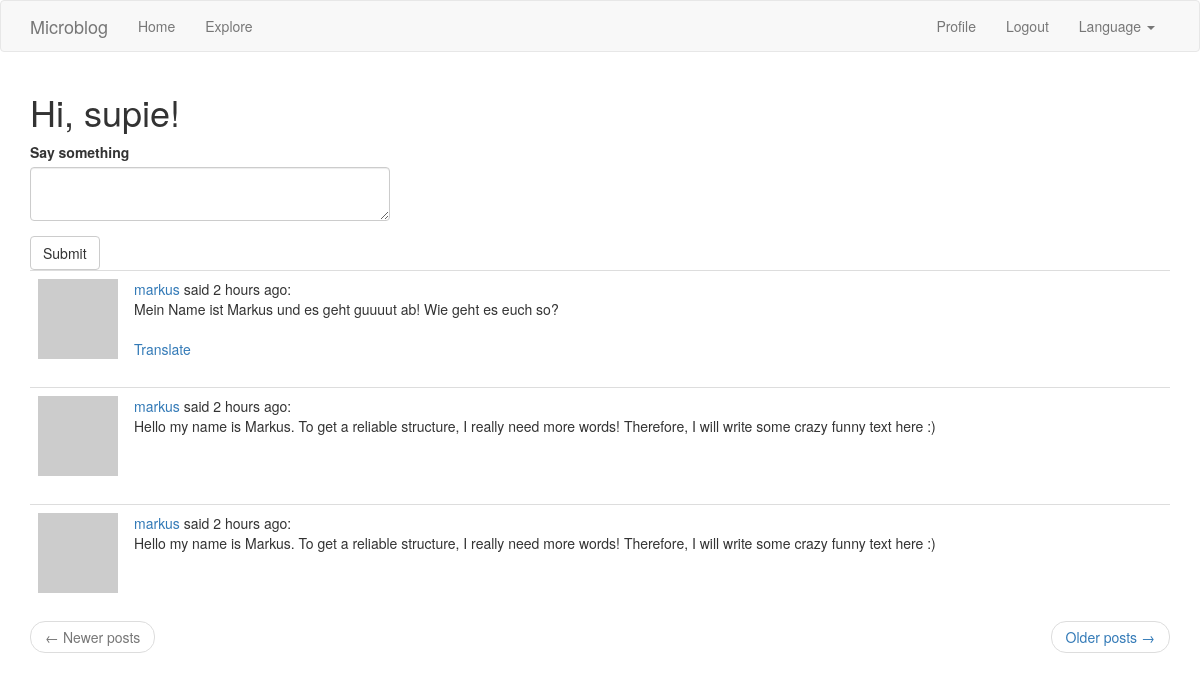
The page /index (signed in) on the database its author committed.
### models.py (models this page shows, shortened)
class User(UserMixin, db.Model):
    id = db.Column(db.Integer, primary_key=True)
    username = db.Column(db.String(64), index=True, unique=True)
    email = db.Column(db.String(120), index=True, unique=True)
    password_hash = db.Column(db.String(128))
    posts = db.relationship('Post', backref='author', lazy='dynamic')
    about_me = db.Column(db.String(140))
    last_seen = db.Column(db.DateTime, default=datetime.utcnow)
    followed = db.relationship(
        'User',
        secondary=followers,
        primaryjoin=(followers.c.follower_id == id),
        secondaryjoin=(followers.c.followed_id == id),
        backref=db.backref('followers', lazy='dynamic'),
        lazy='dynamic'
        )
    def avatar(self, size):
        digest = md5(self.email.lower().encode('utf-8')).hexdigest()
        return 'https://www.gravatar.com/avatar/{}?d=identicon&s={}'.format(digest, size)
    def followed_posts(self):
        followed = Post.query.join(
            followers,
            (followers.c.followed_id == Post.user_id)
            ).filter(
                followers.c.follower_id == self.id
                )
        own = Post.query.filter_by(user_id=self.id)
        return followed.union(own).order_by(Post.timestamp.desc())

class Post(db.Model):
    id = db.Column(db.Integer, primary_key=True)
    body = db.Column(db.String(140))
    language = db.Column(db.String(5))
    timestamp = db.Column(db.DateTime, index=True, default=datetime.utcnow)
    user_id = db.Column(db.Integer, db.ForeignKey('user.id'))

### routes.py (the view, shortened to what this page needs)
@app.route('/', methods=['GET', 'POST'])
@app.route('/index', methods=['GET', 'POST'])
@login_required
def index():
    form = PostForm()
    page = request.args.get('page', 1, type=int)
    posts = current_user.followed_posts().paginate(
        page,
        app.config['POSTS_PER_PAGE'],
        False
        )
    if posts.has_next:
        next_url = url_for('index', page=posts.next_num)
    else:
        next_url = None
    if posts.has_prev:
        prev_url = url_for('index', page=posts.prev_num)
    else:
        prev_url = None
    return render_template('index.html', title=_('Home Page'), posts=posts.items, form=form, next_url=next_url, prev_url=prev_url)

### forms.py
class PostForm(FlaskForm):
    post = TextAreaField(_l('Say something'), validators=[DataRequired(), Length(min=1, max=140)])
    submit = SubmitField(_l('Submit'))

### models.py (called while the page is built)
@login.user_loader
def load_user(this_id):
    return User.query.get(int(this_id))

### routes.py (called while the page is built)
@app.before_request
def before_request():
    if current_user.is_authenticated:
        current_user.last_seen = datetime.utcnow()
        db.session.commit()
    g.locale = str(get_locale())

### templates/index.html
{% extends "base.html" %}
{% import 'bootstrap/wtf.html' as wtf %}
{% block app_content %}
    <h1> {{ _('Hi') }}, {{ current_user.username }}!</h1>
    {% if form %}
    <div class="row">
        <div class="col-md-4">
            {{ wtf.quick_form(form) }}
        </div>
    </div>
    {% endif %}
    {% for post in posts %}
        {% include '_post.html' %}
    {% endfor %}
    <nav aria-label="...">
        <ul class="pager">
            <li class="previous{% if not prev_url %} disabled{% endif %}">
                <a href="{{ prev_url or '#' }}">
                    <span aria-hidden="true">&larr;</span> {{ _('Newer posts') }}
                </a>
            </li>
            <li class="next{% if not next_url %} disabled{% endif %}">
                <a href="{{ next_url or '#' }}">
                    {{ _('Older posts') }} <span aria-hidden="true">&rarr;</span>
                </a>
            </li>
        </ul>
    </nav>
{% endblock %}

### templates/_post.html (shortened to what this page needs)
<table class="table table-hover">
    <tr>
        <td width="70px">
            <a href="{{ url_for('user', username=post.author.username) }}">
                <img src="{{ post.author.avatar(70) }}" />
            </a>
        </td>
        <td>
            {{ _('%(username)s said %(when)s', username=user_link, when=moment(post.timestamp).fromNow()) }}:
            <br>
            <span id="post{{ post.id }}">{{ post.body }}</span>
            {% if post.language and post.language != g.locale %}
            <br><br>
            <span id="translation{{ post.id }}">
                <a href="javascript:translate(
                    '#post{{ post.id }}',
                    '#translation{{ post.id }}',
                    '{{ post.language }}',
                    '{{ g.locale }}');">{{ _('Translate') }}</a>
            </span>
            {% endif %}
        </td>
    </tr>
</table>

### rows shown on the page
User: username "supie"
Post: body "Mein Name ist Markus und es geht guuuut ab! Wie geht es euch so?"
Post: body "Hello my name is Markus. To get a reliable structure, I really need more words! Therefore, I will write some crazy funny text here :)"
Post: body "Hello my name is Markus. To get a reliable structure, I really need more words! Therefore, I will write some crazy funny text here :)"
